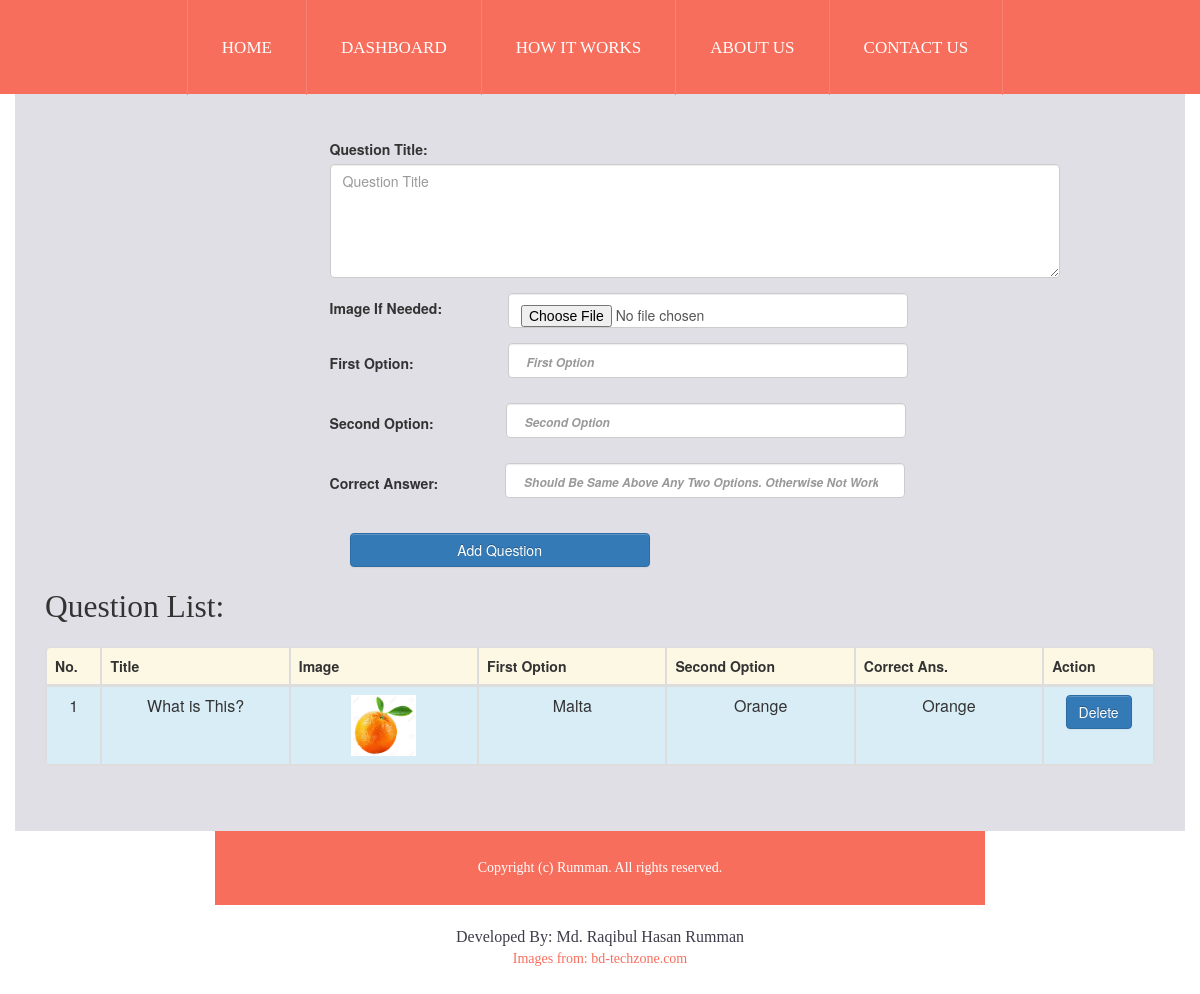
The app's page /truefalse.php?trefaq=25 (signed in) with its own data.
### tables this page shows
CREATE TABLE `groupquestions` (
  `id` int(11) NOT NULL,
  `questionTitle` varchar(255) NOT NULL,
  `mulfiop` varchar(255) NOT NULL,
  `mulsiop` varchar(255) NOT NULL,
  `multhop` varchar(255) NOT NULL,
  `mulfoop` varchar(255) NOT NULL,
  `mulcs` varchar(255) NOT NULL,
  `image` text NOT NULL,
  `tffiop` varchar(255) NOT NULL,
  `tfsiop` varchar(255) NOT NULL,
  `tfcs` varchar(255) NOT NULL,
  `group_id` int(11) DEFAULT NULL,
  `group_token` varchar(255) NOT NULL
);

### lib/Database.php (called while the page is built, shortened)
<?php
Class Database{
	public $host   = DB_HOST;
	public $user   = DB_USER;
	public $pass   = DB_PASS;
	public $dbname = DB_NAME;
	public $link;
	private function connectDB(){
	$this->link = new mysqli($this->host, $this->user, $this->pass, $this->dbname);
   }
   public function select($query,$type,$arr,$column)
	{
		$stmt = $this->link->prepare($query) or die($this->link->error.__LINE__);
        if(empty($column)){
        	if(empty($type) || empty($arr)){
        		$stmt->execute();
        		$stmt = $stmt->get_result();
        	}else{
        	 call_user_func_array(array($stmt, 'bind_param'), array_merge($type, $arr));
        	 $stmt->execute();
        	 $stmt = $stmt->get_result();
        	}
        }
		if($stmt->num_rows>0){
			return $stmt;
		}
		else{
			return false;
		}
	 }
 }
?>

### classes/Question.php (called while the page is built, shortened)
<?php
  $filepath = realpath(dirname(__FILE__));
  include_once ($filepath."/../lib/Database.php");
?>
<?php
   class Question
  {
	  	private $db;
	  	function __construct()
	  	{
	  		$this->db = new Database();
	  	}
	  	public function showtruefalsequestion($gid){
	  		$tff="";
	  		$query = "SELECT * from groupquestions where group_id=? AND 		mulfiop=?";
	  		$result = $this->db->select($query,array('is'),array(&$gid,&$tff),array());
	  		if($result){
	  			return $result;
	  		}else{
	  			return false;
	  		}
	  	}
  }
?>

### truefalse.php (the view, shortened to what this page needs)
<?php
include('includes/header1.php');
include('includes/menu.php');
?>
<?php
 if(!isset($_GET['trefaq']) && $_GET['trefaq']==NULL){
     echo "<script>window.location='admindashboard.php'</script>";
  }else{
     $trefaq = $_GET['trefaq'];
  }
?>
<div class="container bg-light-gray">
 <div class="main-content">
  <div class="featured-content">
   <section>
    <div class="row-fluid">
     <div class="span8 offset3">
        <form action="" method="POST" enctype="multipart/form-data">
          <div class="form-group hgad" style="margin-top: 0px;">
            <label style="margin-right: 56px;">Question Title: </label>
            <textarea class="form-control" rows="5"  name="tfqtitle" required="1" placeholder="Question Title" ></textarea>
          </div>
          <div class="form-group hgad form-inline">
            <label style="margin-right: 42px;">Image If Needed: </label>
            <input type="file" class="form-control adgrfs" name="image">
          </div>
          <div class="form-group hgad">
            <label style="margin-right: 70px;">First Option: </label>
            <input type="text" class="form-control adgrfs" name="tffiop"  placeholder="First Option" required="1">
          </div>
          <div class="form-group hgad">
            <label style="margin-right: 48px;">Second Option: </label>
            <input type="text" class="form-control adgrfs" name="tfsiop" placeholder="Second Option" required="1">
          </div>
          <div class="form-group hgad">
            <label style="margin-right: 43px;">Correct Answer: </label>
            <input type="text" class="form-control adgrfs" name="tfcs" placeholder="Should Be Same Above Any Two Options. Otherwise Not Work." required="1">
          </div>
          <button type="submit" class="btn btn-primary agb">Add Question</button>
      </form>
     </div>
    </div>
    </section>
    <section>
      <div class="row-fluid">
       <div class="span12">
         <h2>Question List: </h2><br>
         <table class="table table-bordered table-striped">
            <thead>
            <tr class="warning">
              <th width="5%">No.</th>
              <th width="17%">Title</th>
              <th width="17%">Image</th>
              <th width="17%">First Option</th>
              <th width="17%">Second Option</th>
              <th width="17%">Correct Ans.</th>
              <th width="10%">Action</th>
            </tr>
            </thead>
            <tbody>
            <?php
             $smresult = $qs->showtruefalsequestion($trefaq);
             if($smresult){
              $i = 0;
               while ($value = $smresult->fetch_assoc()) {
                $i++;
          ?>
            <tr class="info cta">
              <td><?php echo $i;?></td>
              <td><?php echo $value['questionTitle'];?></td>
              <td><img src="<?php echo $value['image'];?>" height="65" width="65"></td>
              <td><?php echo $value['tffiop'];?></td>
              <td><?php echo $value['tfsiop'];?></td>
              <td><?php echo $value['tfcs'];?></td>
              <td><a href="deletetfquestion.php?tfqd=<?php echo $value['id']; ?>"><button class="btn btn-primary">Delete</button></a></td>
            </tr>
         <?php } }?>
            </tbody>
          </table>
       </div>
      </div>
    </section>
  </div>
 </div>
</div>
<?php
include('includes/footer.php');
?>

### css/custom-styles.css (style rules this page uses)
body { font-family: 'open_sansregular';background: #cfced3; font-size: 14px; }
h1, h2, h3, h4, h5, h6 { margin:0; font-weight: normal; }
h2 { font-family: 'fjalla_oneregular'; }
a { transition:all 1s; }
.bg-light-gray { background: #e0dfe5; }
.main-content { padding: 0 30px; }
.featured-content { padding: 45px 0; }

### css/component.css (style rules this page uses)
*, *:after, *::before { -webkit-box-sizing: border-box; -moz-box-sizing: border-box; box-sizing: border-box; }
body { font-family: 'Raleway', sans-serif; }

### css/style.css (style rules this page uses)
.adgrfs { width:400px !important; height:35px !important; margin-left:20px !important; }
.hgad { margin-top: 15px; }
.agb { display: block; margin-top: 25px; width: 300px; margin-left: 20px; }
.cta td { text-align: center; font-size: 16px; }

### records on screen
groupquestions: questionTitle "What is This?", image (picture), tffiop "Malta", tfsiop "Orange", tfcs "Orange"
